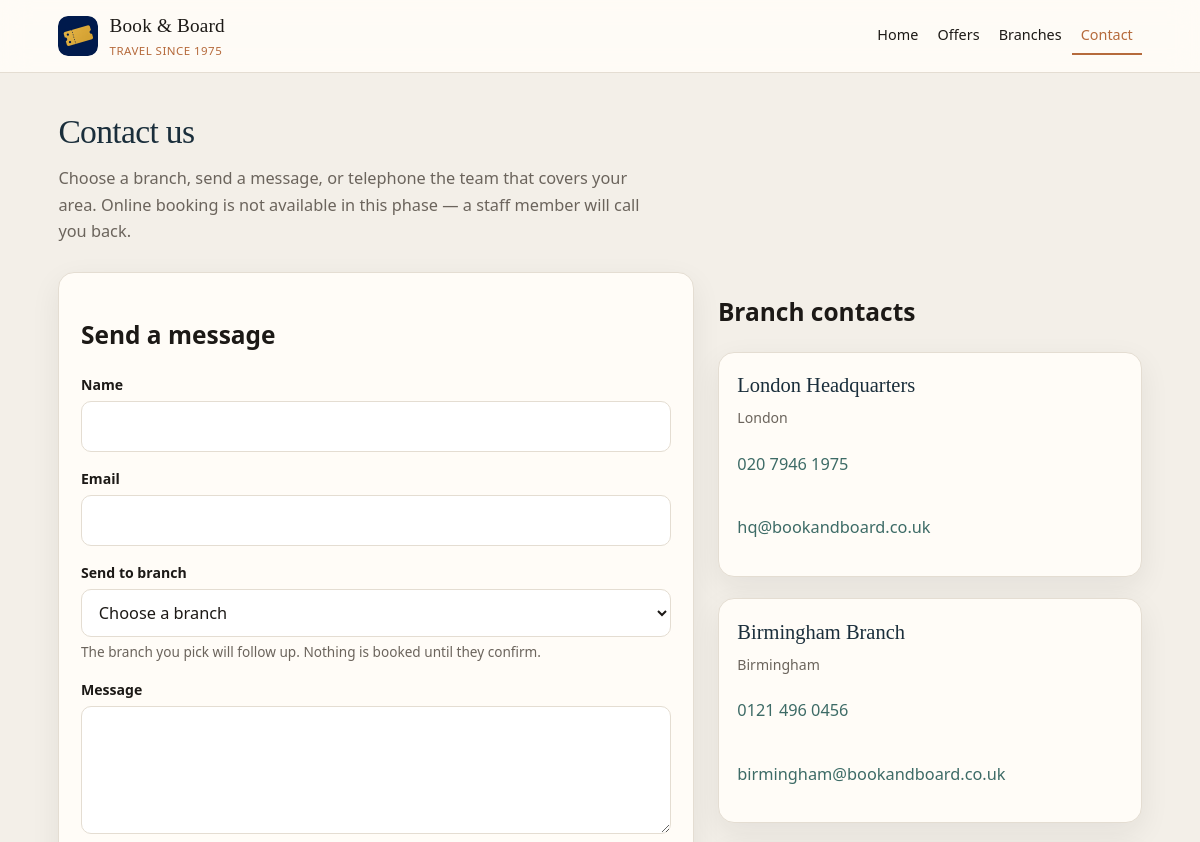
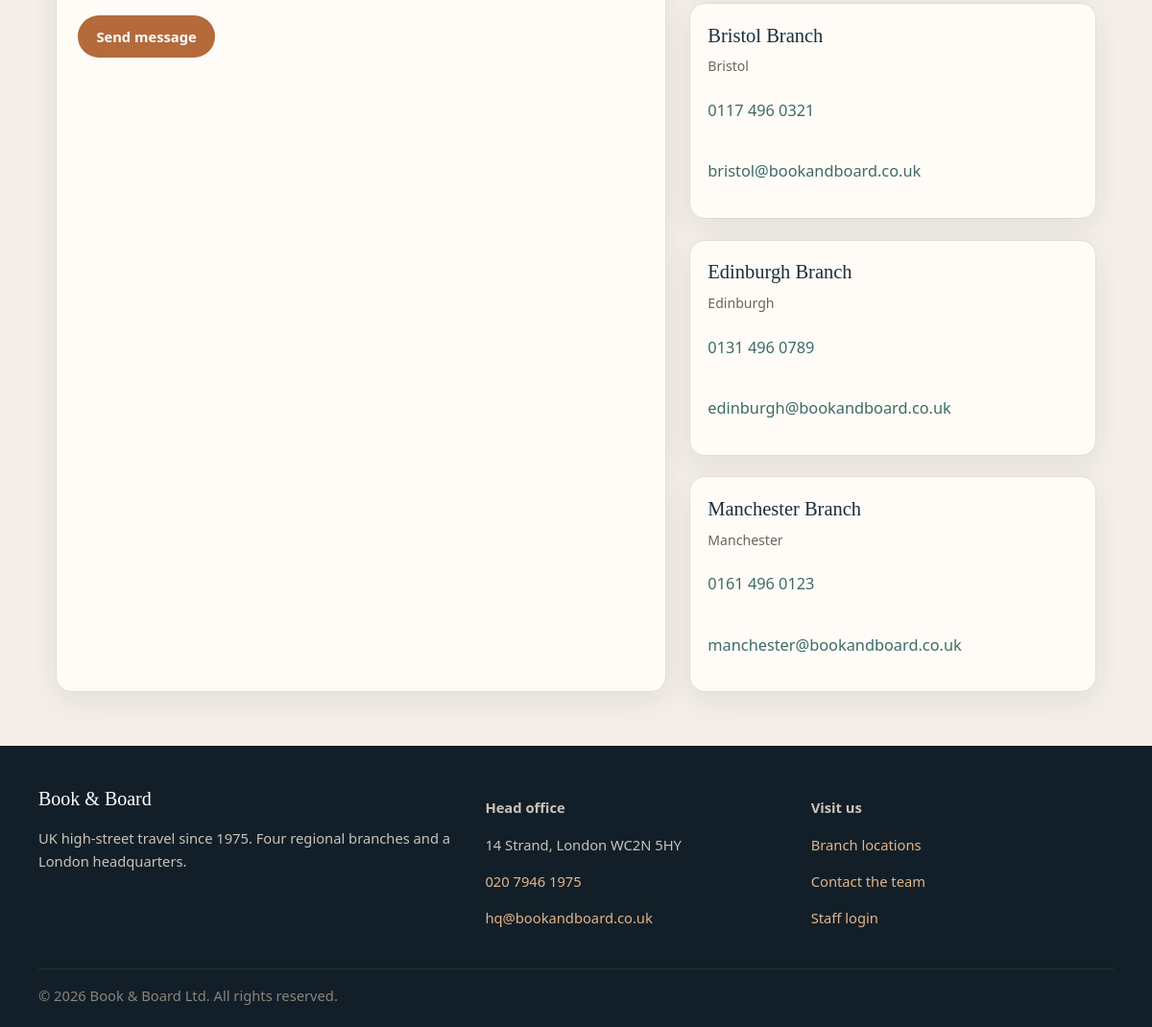
Screenshot of /v1/contact.php with the database file from the repository (2 pictures, top to bottom).
### tables this page shows
CREATE TABLE branches (
  id            INT AUTO_INCREMENT PRIMARY KEY,
  name          VARCHAR(100) NOT NULL,
  city          VARCHAR(100) NOT NULL,
  address       VARCHAR(255) NOT NULL,
  phone         VARCHAR(30),
  email         VARCHAR(150),
  opening_hours VARCHAR(255),
  latitude      DECIMAL(9,6),
  longitude     DECIMAL(9,6)
);

### v1/includes/functions.php (called while the page is built, shortened)
<?php
function escape($value): string
{
    return htmlspecialchars((string) $value, ENT_QUOTES, 'UTF-8');
}
function enquiry_plain($value, int $max = 120): string
{
    $value = trim((string) $value);
    $value = preg_replace('/\s+/u', ' ', $value) ?? $value;
    if (function_exists('mb_substr')) {
        return mb_substr($value, 0, $max);
    }
    return substr($value, 0, $max);
}
function build_enquiry_message(array $q): string
{
    $about = strtolower(enquiry_plain($q['about'] ?? '', 20));
    return '';
}

### v1/contact.php (the view, shortened to what this page needs)
<?php
require_once __DIR__ . '/includes/functions.php';
$pdo = get_pdo();
$branchStmt = $pdo->prepare(
    'SELECT id, name, city, phone, email FROM branches
     ORDER BY CASE WHEN name LIKE :hq THEN 0 ELSE 1 END, city ASC'
);
$branchStmt->execute(['hq' => '%Headquarters%']);
$branches = $branchStmt->fetchAll();
$name     = '';
$email    = '';
require __DIR__ . '/includes/header.php';
?>
<div class="page-intro">
    <h1>Contact us</h1>
    <p class="lede">Choose a branch, send a message, or telephone the team that covers your area. Online booking is not available in this phase — a staff member will call you back.</p>
</div>
<div class="split">
    <section class="form-panel">
        <h2><?php echo $about === 'flight' ? 'Hold a flight' : ($about === 'hotel' ? 'Check hotel availability' : ($about === 'offer' ? 'Book a package' : 'Send a message')); ?></h2>
        <form method="post" action="" data-validate novalidate>
            <div class="form-grid">
                <div>
                    <label for="name">Name</label>
                    <input type="text" id="name" name="name" required autocomplete="name" value="<?php echo escape($name); ?>">
                </div>
                <div>
                    <label for="email">Email</label>
                    <input type="email" id="email" name="email" required autocomplete="email" value="<?php echo escape($email); ?>">
                </div>
                <div>
                    <label for="branch_id">Send to branch</label>
                    <select id="branch_id" name="branch_id" required>
                        <option value="">Choose a branch</option>
                    </select>
                    <p class="field-hint">The branch you pick will follow up. Nothing is booked until they confirm.</p>
                </div>
                <div>
                    <label for="message">Message</label>
                    <textarea id="message" name="message" required><?php echo escape($message); ?></textarea>
                </div>
                <div>
                    <button type="submit" class="btn">Send message</button>
                </div>
            </div>
        </form>
    </section>
    <aside>
        <h2>Branch contacts</h2>
        <div class="card-grid" style="grid-template-columns:1fr;">
            <?php foreach ($branches as $branch): ?>
                <article class="card">
                    <div class="card-body">
                        <h3><?php echo escape($branch['name']); ?></h3>
                        <p class="meta"><?php echo escape($branch['city']); ?></p>
                        <p><a href="tel:<?php echo escape(preg_replace('/\s+/', '', (string) $branch['phone'])); ?>"><?php echo escape($branch['phone']); ?></a></p>
                        <p><a href="mailto:<?php echo escape($branch['email']); ?>"><?php echo escape($branch['email']); ?></a></p>
                    </div>
                </article>
            <?php endforeach; ?>
        </div>
    </aside>
</div>
<?php require __DIR__ . '/includes/footer.php'; ?>

### v1/assets/css/styles.css (style rules this page uses)
:root { --ink: #1c1916; --muted: #6b645c; --stone: #f3efe8; --paper: #fffcf7; --line: #e4ddd2; --navy: #1a2e3b; --navy-dark: #121f28; --copper: #b56a3c; --copper-dark: #8c4e2a; --sea: #3d6b66; --danger: #9b2c2c; --success: #276749; --shadow: 0 10px 30px rgba(28, 25, 22, 0.07); --radius: 16px; --max: 1120px; --font-display: "Iowan Old Style", "Palatino Linotype", Palatino, Georgia, serif; --font-ui: "Avenir Next", "Segoe UI", system-ui, sans-serif; }
*, *::before, *::after { box-sizing: border-box; }
html { scroll-behavior: smooth; }
body { margin: 0; font-family: var(--font-ui); font-size: 1.02rem; line-height: 1.6; color: var(--ink); background: var(--stone); }
a { color: var(--sea); text-decoration: none; }
.page-intro { margin-bottom: 1.75rem; }
.page-intro h1, .section-heading h2, .page-intro h1 { font-family: var(--font-display); }
.page-intro h1 { margin: 0 0 0.45rem; font-size: 2.1rem; font-weight: 500; letter-spacing: -0.02em; color: var(--navy); }
.lede { color: var(--muted); margin: 0; max-width: 38rem; }
.btn { display: inline-block; font-family: var(--font-ui); font-size: 0.92rem; padding: 0.7rem 1.15rem; border-radius: 999px; border: 1.5px solid transparent; cursor: pointer; text-decoration: none; background: var(--copper); color: #fff; font-weight: 650; }
.card-grid { display: grid; grid-template-columns: 1fr; gap: 1.35rem; }
.card { background: var(--paper); border: 1px solid var(--line); border-radius: var(--radius); overflow: hidden; box-shadow: var(--shadow); display: flex; flex-direction: column; transition: transform 0.2s ease, box-shadow 0.2s ease; }
.card-body { padding: 1.05rem 1.15rem 1.2rem; display: flex; flex-direction: column; gap: 0.3rem; flex: 1; }
.card-body h3 { margin: 0; font-family: var(--font-display); font-size: 1.28rem; font-weight: 500; color: var(--navy); }
.meta { margin: 0; color: var(--muted); font-size: 0.88rem; }
.form-panel { background: var(--paper); border: 1px solid var(--line); border-radius: var(--radius); padding: 1.35rem; box-shadow: var(--shadow); }
.form-grid { display: grid; gap: 1rem; }
label { display: block; font-weight: 600; font-size: 0.88rem; margin-bottom: 0.3rem; }
input[type="text"], input[type="email"], input[type="password"], input[type="tel"], input[type="number"], input[type="date"], input[type="datetime-local"], select, textarea { width: 100%; padding: 0.7rem 0.8rem; border: 1px solid var(--line); border-radius: 10px; font: inherit; background: #fff; color: var(--ink); }
textarea { min-height: 8rem; resize: vertical; }
.field-hint { color: var(--muted); font-size: 0.85rem; margin: 0.25rem 0 0; }
.split { display: grid; gap: 1.5rem; }
@media (min-width: 768px) { .card-grid { grid-template-columns: repeat(2, 1fr); } }
@media (min-width: 768px) { .split { grid-template-columns: 1.2fr 0.8fr; } }
@media (min-width: 992px) { .card-grid { grid-template-columns: repeat(3, 1fr); } }

### rows the page displays
branches: name "London Headquarters", city "London", phone "020 7946 1975", email "hq@bookandboard.co.uk"
branches: name "Birmingham Branch", city "Birmingham", phone "0121 496 0456", email "birmingham@bookandboard.co.uk"
branches: name "Bristol Branch", city "Bristol", phone "0117 496 0321", email "bristol@bookandboard.co.uk"
branches: name "Edinburgh Branch", city "Edinburgh", phone "0131 496 0789", email "edinburgh@bookandboard.co.uk"
branches: name "Manchester Branch", city "Manchester", phone "0161 496 0123", email "manchester@bookandboard.co.uk"
